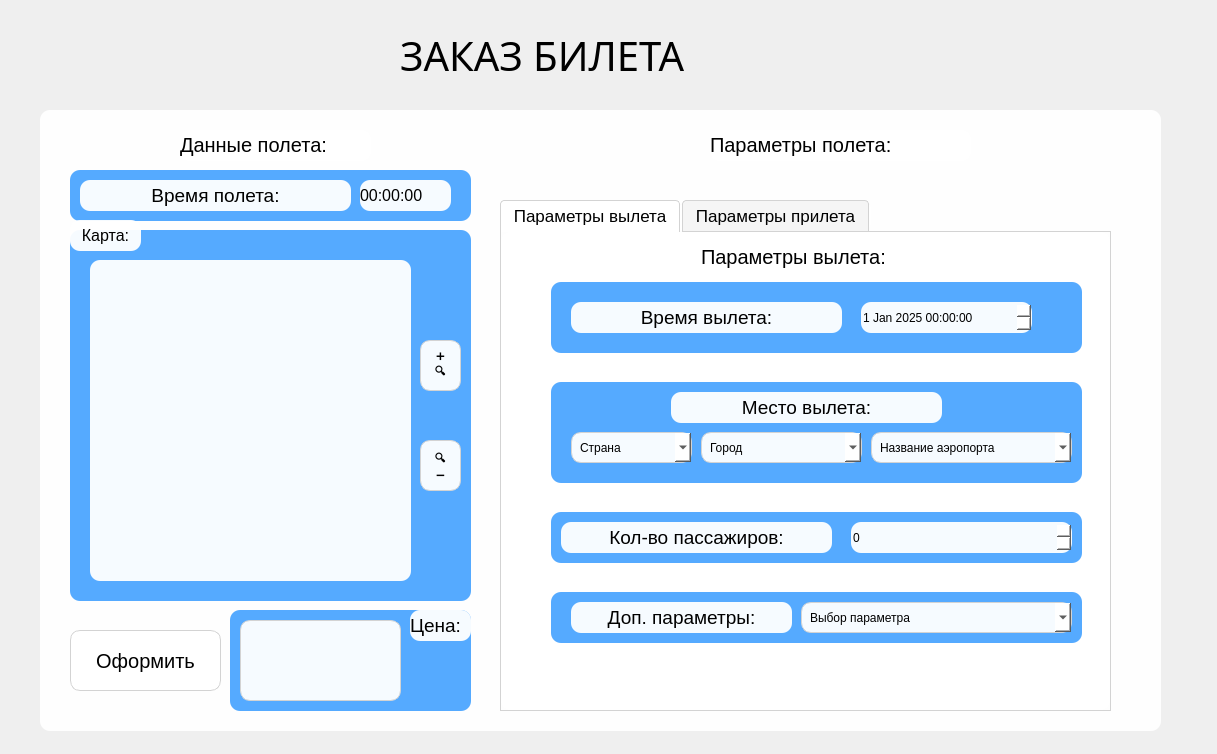
<?xml version="1.0" encoding="UTF-8"?>
<ui version="4.0">
 <class>MainWindow</class>
 <widget class="QMainWindow" name="MainWindow">
  <property name="geometry">
   <rect>
    <x>0</x>
    <y>0</y>
    <width>1217</width>
    <height>754</height>
   </rect>
  </property>
  <property name="windowTitle">
   <string>AVIATO:MAIN</string>
  </property>
  <property name="styleSheet">
   <string notr="true">QSpinBox { text-align: center; }

/* Кнопки */
QPushButton {
    background-color: #f5f5f5;
    border: 1px solid #d3d3d3;
    border-radius: 4px;
    padding: 5px 12px;
}

QPushButton:hover {
    background-color: #e9e9e9;
    border-color: #b5b5b5;
}

QPushButton:pressed {
    background-color: #d9d9d9;
}

QPushButton:focus {
    border: 1px solid #1e90ff;
    outline: none;
}

/* Акцентные кнопки */
QPushButton[accent=&quot;true&quot;] {
    background-color: #1e90ff;
    color: white;
}

QPushButton[accent=&quot;true&quot;]:hover {
    background-color: #1c7fe6;
}

QPushButton[accent=&quot;true&quot;]:pressed {
    background-color: #1a6fcc;
}

/* Поля ввода */
QLineEdit, QTextEdit, QPlainTextEdit, QComboBox {
    border: 1px solid #d3d3d3;
    border-radius: 4px;
    padding: 5px 8px;
    background-color: white;
    selection-background-color: #1e90ff;
    selection-color: white;
}

QLineEdit:focus, QTextEdit:focus, QPlainTextEdit:focus, QComboBox:focus {
    border: 1px solid #1e90ff;
    outline: none;
}

/* Чекбоксы и радиокнопки */
QCheckBox::indicator, QRadioButton::indicator {
    width: 16px;
    height: 16px;
}

QCheckBox::indicator:checked, QRadioButton::indicator:checked {
    background-color: #1e90ff;
    border: 1px solid #1c7fe6;
}

/* Полосы прокрутки */
QScrollBar:vertical {
    border: none;
    background: #f5f5f5;
    width: 10px;
    margin: 0px 0px 0px 0px;
}

QScrollBar::handle:vertical {
    background: #d3d3d3;
    min-height: 20px;
    border-radius: 4px;
}

QScrollBar::handle:vertical:hover {
    background: #b5b5b5;
}

QScrollBar::add-line:vertical, QScrollBar::sub-line:vertical {
    background: none;
}

/* Вкладки */
QTabWidget::pane {
    border: 1px solid #d3d3d3;
    top: -1px;
}

QTabBar::tab {
    background: #f5f5f5;
    border: 1px solid #d3d3d3;
    padding: 5px 12px;
    margin-right: 2px;
    border-top-left-radius: 4px;
    border-top-right-radius: 4px;
}

QTabBar::tab:selected {
    background: white;
    border-bottom-color: white;
}

QTabBar::tab:hover {
    background: #e9e9e9;
}

/* Меню */
QMenuBar {
    background-color: #ffffff;
    border-bottom: 1px solid #d3d3d3;
}

QMenuBar::item:selected {
    background-color: #e9e9e9;
}

QMenu {
    background-color: white;
    border: 1px solid #d3d3d3;
    padding: 4px;
}

QMenu::item:selected {
    background-color: #1e90ff;
    color: white;
}

/* Прогресс-бар */
QProgressBar {
    border: 1px solid #d3d3d3;
    border-radius: 4px;
    text-align: center;
}

QProgressBar::chunk {
    background-color: #1e90ff;
    width: 10px;
}</string>
  </property>
  <widget class="QWidget" name="centralwidget">
   <widget class="QLabel" name="label">
    <property name="geometry">
     <rect>
      <x>400</x>
      <y>20</y>
      <width>411</width>
      <height>71</height>
     </rect>
    </property>
    <property name="font">
     <font>
      <family>Segoe UI Black</family>
      <pointsize>30</pointsize>
     </font>
    </property>
    <property name="text">
     <string>ЗАКАЗ БИЛЕТА</string>
    </property>
   </widget>
   <widget class="QFrame" name="frame">
    <property name="geometry">
     <rect>
      <x>40</x>
      <y>110</y>
      <width>1121</width>
      <height>621</height>
     </rect>
    </property>
    <property name="styleSheet">
     <string notr="true">border-radius: 10px;
background-color: rgba(255, 255, 255, 0.95);</string>
    </property>
    <property name="frameShape">
     <enum>QFrame::StyledPanel</enum>
    </property>
    <property name="frameShadow">
     <enum>QFrame::Raised</enum>
    </property>
    <widget class="Line" name="line_5">
     <property name="geometry">
      <rect>
       <x>30</x>
       <y>120</y>
       <width>401</width>
       <height>371</height>
      </rect>
     </property>
     <property name="styleSheet">
      <string notr="true">background-color: rgb(85, 170, 255);</string>
     </property>
     <property name="orientation">
      <enum>Qt::Horizontal</enum>
     </property>
    </widget>
    <widget class="QLabel" name="label_8">
     <property name="geometry">
      <rect>
       <x>50</x>
       <y>150</y>
       <width>321</width>
       <height>321</height>
      </rect>
     </property>
     <property name="text">
      <string/>
     </property>
    </widget>
    <widget class="Line" name="line_6">
     <property name="geometry">
      <rect>
       <x>30</x>
       <y>60</y>
       <width>401</width>
       <height>51</height>
      </rect>
     </property>
     <property name="styleSheet">
      <string notr="true">background-color: rgb(85, 170, 255);</string>
     </property>
     <property name="orientation">
      <enum>Qt::Horizontal</enum>
     </property>
    </widget>
    <widget class="QLabel" name="label_10">
     <property name="geometry">
      <rect>
       <x>140</x>
       <y>20</y>
       <width>191</width>
       <height>31</height>
      </rect>
     </property>
     <property name="font">
      <font>
       <pointsize>15</pointsize>
      </font>
     </property>
     <property name="text">
      <string>&lt;html&gt;&lt;head/&gt;&lt;body&gt;&lt;p&gt;Данные полета:&lt;/p&gt;&lt;/body&gt;&lt;/html&gt;</string>
     </property>
    </widget>
    <widget class="QLabel" name="label_11">
     <property name="geometry">
      <rect>
       <x>40</x>
       <y>70</y>
       <width>271</width>
       <height>31</height>
      </rect>
     </property>
     <property name="font">
      <font>
       <pointsize>14</pointsize>
      </font>
     </property>
     <property name="text">
      <string>Время полета:</string>
     </property>
     <property name="alignment">
      <set>Qt::AlignCenter</set>
     </property>
    </widget>
    <widget class="QLabel" name="label_12">
     <property name="geometry">
      <rect>
       <x>320</x>
       <y>70</y>
       <width>91</width>
       <height>31</height>
      </rect>
     </property>
     <property name="font">
      <font>
       <pointsize>12</pointsize>
      </font>
     </property>
     <property name="text">
      <string>00:00:00</string>
     </property>
    </widget>
    <widget class="QPushButton" name="pushButton">
     <property name="geometry">
      <rect>
       <x>30</x>
       <y>520</y>
       <width>151</width>
       <height>61</height>
      </rect>
     </property>
     <property name="font">
      <font>
       <pointsize>15</pointsize>
      </font>
     </property>
     <property name="text">
      <string>Оформить</string>
     </property>
    </widget>
    <widget class="QLabel" name="label_9">
     <property name="geometry">
      <rect>
       <x>30</x>
       <y>110</y>
       <width>71</width>
       <height>31</height>
      </rect>
     </property>
     <property name="font">
      <font>
       <pointsize>12</pointsize>
      </font>
     </property>
     <property name="text">
      <string>Карта:</string>
     </property>
     <property name="alignment">
      <set>Qt::AlignCenter</set>
     </property>
    </widget>
    <widget class="Line" name="line_8">
     <property name="geometry">
      <rect>
       <x>190</x>
       <y>500</y>
       <width>241</width>
       <height>101</height>
      </rect>
     </property>
     <property name="styleSheet">
      <string notr="true">background-color: rgb(85, 170, 255);</string>
     </property>
     <property name="orientation">
      <enum>Qt::Horizontal</enum>
     </property>
    </widget>
    <widget class="QLabel" name="label_14">
     <property name="geometry">
      <rect>
       <x>370</x>
       <y>500</y>
       <width>61</width>
       <height>31</height>
      </rect>
     </property>
     <property name="font">
      <font>
       <pointsize>14</pointsize>
      </font>
     </property>
     <property name="text">
      <string>Цена:</string>
     </property>
    </widget>
    <widget class="QPlainTextEdit" name="plainTextEdit">
     <property name="geometry">
      <rect>
       <x>200</x>
       <y>510</y>
       <width>161</width>
       <height>81</height>
      </rect>
     </property>
    </widget>
    <widget class="QTabWidget" name="tabWidget">
     <property name="geometry">
      <rect>
       <x>460</x>
       <y>90</y>
       <width>611</width>
       <height>511</height>
      </rect>
     </property>
     <property name="font">
      <font>
       <pointsize>13</pointsize>
      </font>
     </property>
     <property name="currentIndex">
      <number>0</number>
     </property>
     <widget class="QWidget" name="tab">
      <attribute name="title">
       <string>Параметры вылета</string>
      </attribute>
      <widget class="Line" name="line">
       <property name="geometry">
        <rect>
         <x>50</x>
         <y>50</y>
         <width>531</width>
         <height>71</height>
        </rect>
       </property>
       <property name="styleSheet">
        <string notr="true">background-color: rgb(85, 170, 255);</string>
       </property>
       <property name="orientation">
        <enum>Qt::Horizontal</enum>
       </property>
      </widget>
      <widget class="QLabel" name="label_3">
       <property name="geometry">
        <rect>
         <x>200</x>
         <y>10</y>
         <width>261</width>
         <height>31</height>
        </rect>
       </property>
       <property name="font">
        <font>
         <pointsize>15</pointsize>
        </font>
       </property>
       <property name="text">
        <string>&lt;html&gt;&lt;head/&gt;&lt;body&gt;&lt;p&gt;Параметры вылета:&lt;/p&gt;&lt;/body&gt;&lt;/html&gt;</string>
       </property>
      </widget>
      <widget class="QLabel" name="label_2">
       <property name="geometry">
        <rect>
         <x>70</x>
         <y>70</y>
         <width>271</width>
         <height>31</height>
        </rect>
       </property>
       <property name="font">
        <font>
         <pointsize>14</pointsize>
        </font>
       </property>
       <property name="text">
        <string>Время вылета:</string>
       </property>
       <property name="alignment">
        <set>Qt::AlignCenter</set>
       </property>
      </widget>
      <widget class="QDateTimeEdit" name="dateTimeEdit">
       <property name="geometry">
        <rect>
         <x>360</x>
         <y>70</y>
         <width>171</width>
         <height>31</height>
        </rect>
       </property>
       <property name="styleSheet">
        <string notr="true">font: 11pt &quot;MS Shell Dlg 2&quot;;</string>
       </property>
       <property name="date">
        <date>
         <year>2025</year>
         <month>1</month>
         <day>1</day>
        </date>
       </property>
      </widget>
      <widget class="Line" name="line_2">
       <property name="geometry">
        <rect>
         <x>50</x>
         <y>150</y>
         <width>531</width>
         <height>101</height>
        </rect>
       </property>
       <property name="styleSheet">
        <string notr="true">background-color: rgb(85, 170, 255);</string>
       </property>
       <property name="orientation">
        <enum>Qt::Horizontal</enum>
       </property>
      </widget>
      <widget class="QLabel" name="label_4">
       <property name="geometry">
        <rect>
         <x>170</x>
         <y>160</y>
         <width>271</width>
         <height>31</height>
        </rect>
       </property>
       <property name="font">
        <font>
         <pointsize>14</pointsize>
        </font>
       </property>
       <property name="text">
        <string>Место вылета:</string>
       </property>
       <property name="alignment">
        <set>Qt::AlignCenter</set>
       </property>
      </widget>
      <widget class="QComboBox" name="comboBox">
       <property name="geometry">
        <rect>
         <x>70</x>
         <y>200</y>
         <width>121</width>
         <height>31</height>
        </rect>
       </property>
       <property name="styleSheet">
        <string notr="true">font: 10pt &quot;MS Shell Dlg 2&quot;;</string>
       </property>
       <item>
        <property name="text">
         <string>Страна</string>
        </property>
       </item>
      </widget>
      <widget class="QComboBox" name="comboBox_2">
       <property name="geometry">
        <rect>
         <x>200</x>
         <y>200</y>
         <width>161</width>
         <height>31</height>
        </rect>
       </property>
       <property name="styleSheet">
        <string notr="true">font: 10pt &quot;MS Shell Dlg 2&quot;;</string>
       </property>
       <item>
        <property name="text">
         <string>Город</string>
        </property>
       </item>
      </widget>
      <widget class="QComboBox" name="comboBox_3">
       <property name="geometry">
        <rect>
         <x>370</x>
         <y>200</y>
         <width>201</width>
         <height>31</height>
        </rect>
       </property>
       <property name="styleSheet">
        <string notr="true">font: 10pt &quot;MS Shell Dlg 2&quot;;</string>
       </property>
       <item>
        <property name="text">
         <string>Название аэропорта</string>
        </property>
       </item>
      </widget>
      <widget class="Line" name="line_3">
       <property name="geometry">
        <rect>
         <x>50</x>
         <y>280</y>
         <width>531</width>
         <height>51</height>
        </rect>
       </property>
       <property name="styleSheet">
        <string notr="true">background-color: rgb(85, 170, 255);</string>
       </property>
       <property name="orientation">
        <enum>Qt::Horizontal</enum>
       </property>
      </widget>
      <widget class="QLabel" name="label_5">
       <property name="geometry">
        <rect>
         <x>60</x>
         <y>290</y>
         <width>271</width>
         <height>31</height>
        </rect>
       </property>
       <property name="font">
        <font>
         <pointsize>14</pointsize>
        </font>
       </property>
       <property name="text">
        <string>Кол-во пассажиров:</string>
       </property>
       <property name="alignment">
        <set>Qt::AlignCenter</set>
       </property>
      </widget>
      <widget class="QSpinBox" name="spinBox">
       <property name="geometry">
        <rect>
         <x>350</x>
         <y>290</y>
         <width>221</width>
         <height>31</height>
        </rect>
       </property>
       <property name="styleSheet">
        <string notr="true">font: 11pt &quot;MS Shell Dlg 2&quot;;
text-align:center;</string>
       </property>
      </widget>
      <widget class="Line" name="line_7">
       <property name="geometry">
        <rect>
         <x>50</x>
         <y>360</y>
         <width>531</width>
         <height>51</height>
        </rect>
       </property>
       <property name="styleSheet">
        <string notr="true">background-color: rgb(85, 170, 255);</string>
       </property>
       <property name="orientation">
        <enum>Qt::Horizontal</enum>
       </property>
      </widget>
      <widget class="QLabel" name="label_13">
       <property name="geometry">
        <rect>
         <x>70</x>
         <y>370</y>
         <width>221</width>
         <height>31</height>
        </rect>
       </property>
       <property name="font">
        <font>
         <pointsize>14</pointsize>
        </font>
       </property>
       <property name="text">
        <string>Доп. параметры:</string>
       </property>
       <property name="alignment">
        <set>Qt::AlignCenter</set>
       </property>
      </widget>
      <widget class="QComboBox" name="comboBox_7">
       <property name="geometry">
        <rect>
         <x>300</x>
         <y>370</y>
         <width>271</width>
         <height>31</height>
        </rect>
       </property>
       <property name="styleSheet">
        <string notr="true">font: 10pt &quot;MS Shell Dlg 2&quot;;</string>
       </property>
       <item>
        <property name="text">
         <string>Выбор параметра</string>
        </property>
       </item>
       <item>
        <property name="text">
         <string>Гравитационный двигатель</string>
        </property>
       </item>
      </widget>
     </widget>
     <widget class="QWidget" name="tab_2">
      <attribute name="title">
       <string>Параметры прилета</string>
      </attribute>
      <widget class="Line" name="line_4">
       <property name="geometry">
        <rect>
         <x>40</x>
         <y>90</y>
         <width>541</width>
         <height>111</height>
        </rect>
       </property>
       <property name="styleSheet">
        <string notr="true">background-color: rgb(85, 170, 255);</string>
       </property>
       <property name="orientation">
        <enum>Qt::Horizontal</enum>
       </property>
      </widget>
      <widget class="QLabel" name="label_6">
       <property name="geometry">
        <rect>
         <x>210</x>
         <y>20</y>
         <width>261</width>
         <height>31</height>
        </rect>
       </property>
       <property name="font">
        <font>
         <pointsize>15</pointsize>
        </font>
       </property>
       <property name="text">
        <string>&lt;html&gt;&lt;head/&gt;&lt;body&gt;&lt;p&gt;Параметры прилета:&lt;/p&gt;&lt;/body&gt;&lt;/html&gt;</string>
       </property>
      </widget>
      <widget class="QLabel" name="label_7">
       <property name="geometry">
        <rect>
         <x>190</x>
         <y>100</y>
         <width>271</width>
         <height>31</height>
        </rect>
       </property>
       <property name="font">
        <font>
         <pointsize>14</pointsize>
        </font>
       </property>
       <property name="text">
        <string>Место прилета:</string>
       </property>
       <property name="alignment">
        <set>Qt::AlignCenter</set>
       </property>
      </widget>
      <widget class="QComboBox" name="comboBox_4">
       <property name="geometry">
        <rect>
         <x>60</x>
         <y>150</y>
         <width>101</width>
         <height>31</height>
        </rect>
       </property>
       <property name="styleSheet">
        <string notr="true">font: 10pt &quot;MS Shell Dlg 2&quot;;</string>
       </property>
       <item>
        <property name="text">
         <string>Страна</string>
        </property>
       </item>
      </widget>
      <widget class="QComboBox" name="comboBox_5">
       <property name="geometry">
        <rect>
         <x>180</x>
         <y>150</y>
         <width>171</width>
         <height>31</height>
        </rect>
       </property>
       <property name="styleSheet">
        <string notr="true">font: 10pt &quot;MS Shell Dlg 2&quot;;</string>
       </property>
       <item>
        <property name="text">
         <string>Город</string>
        </property>
       </item>
      </widget>
      <widget class="QComboBox" name="comboBox_6">
       <property name="geometry">
        <rect>
         <x>360</x>
         <y>150</y>
         <width>211</width>
         <height>31</height>
        </rect>
       </property>
       <property name="styleSheet">
        <string notr="true">font: 10pt &quot;MS Shell Dlg 2&quot;;</string>
       </property>
       <item>
        <property name="text">
         <string>Название аэропорта</string>
        </property>
       </item>
      </widget>
     </widget>
    </widget>
    <widget class="QLabel" name="label_15">
     <property name="geometry">
      <rect>
       <x>670</x>
       <y>20</y>
       <width>261</width>
       <height>31</height>
      </rect>
     </property>
     <property name="font">
      <font>
       <pointsize>15</pointsize>
      </font>
     </property>
     <property name="text">
      <string>&lt;html&gt;&lt;head/&gt;&lt;body&gt;&lt;p&gt;Параметры полета:&lt;/p&gt;&lt;/body&gt;&lt;/html&gt;</string>
     </property>
    </widget>
    <widget class="QPushButton" name="pushButton_2">
     <property name="geometry">
      <rect>
       <x>380</x>
       <y>230</y>
       <width>41</width>
       <height>51</height>
      </rect>
     </property>
     <property name="font">
      <font>
       <pointsize>8</pointsize>
       <weight>75</weight>
       <bold>true</bold>
      </font>
     </property>
     <property name="text">
      <string>➕
🔍</string>
     </property>
    </widget>
    <widget class="QPushButton" name="pushButton_3">
     <property name="geometry">
      <rect>
       <x>380</x>
       <y>330</y>
       <width>41</width>
       <height>51</height>
      </rect>
     </property>
     <property name="font">
      <font>
       <pointsize>8</pointsize>
       <weight>75</weight>
       <bold>true</bold>
      </font>
     </property>
     <property name="text">
      <string>🔍
➖</string>
     </property>
    </widget>
   </widget>
  </widget>
 </widget>
 <resources/>
 <connections/>
</ui>
